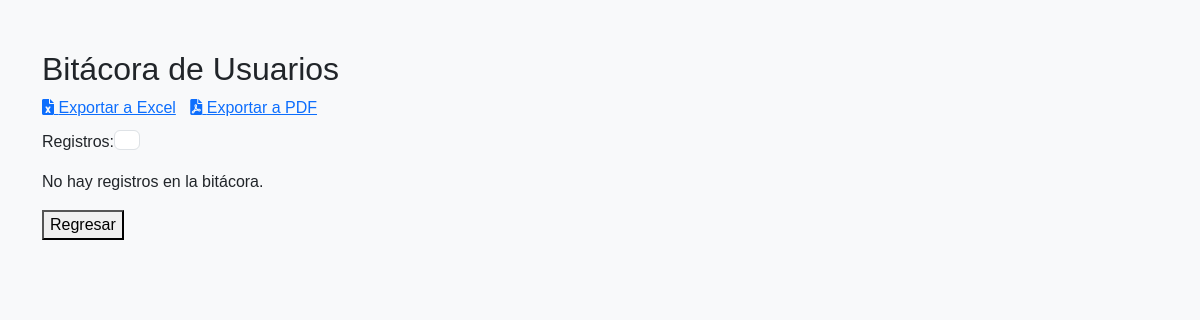
/bitacora.php (signed in), run on an earlier commit of the app's database.
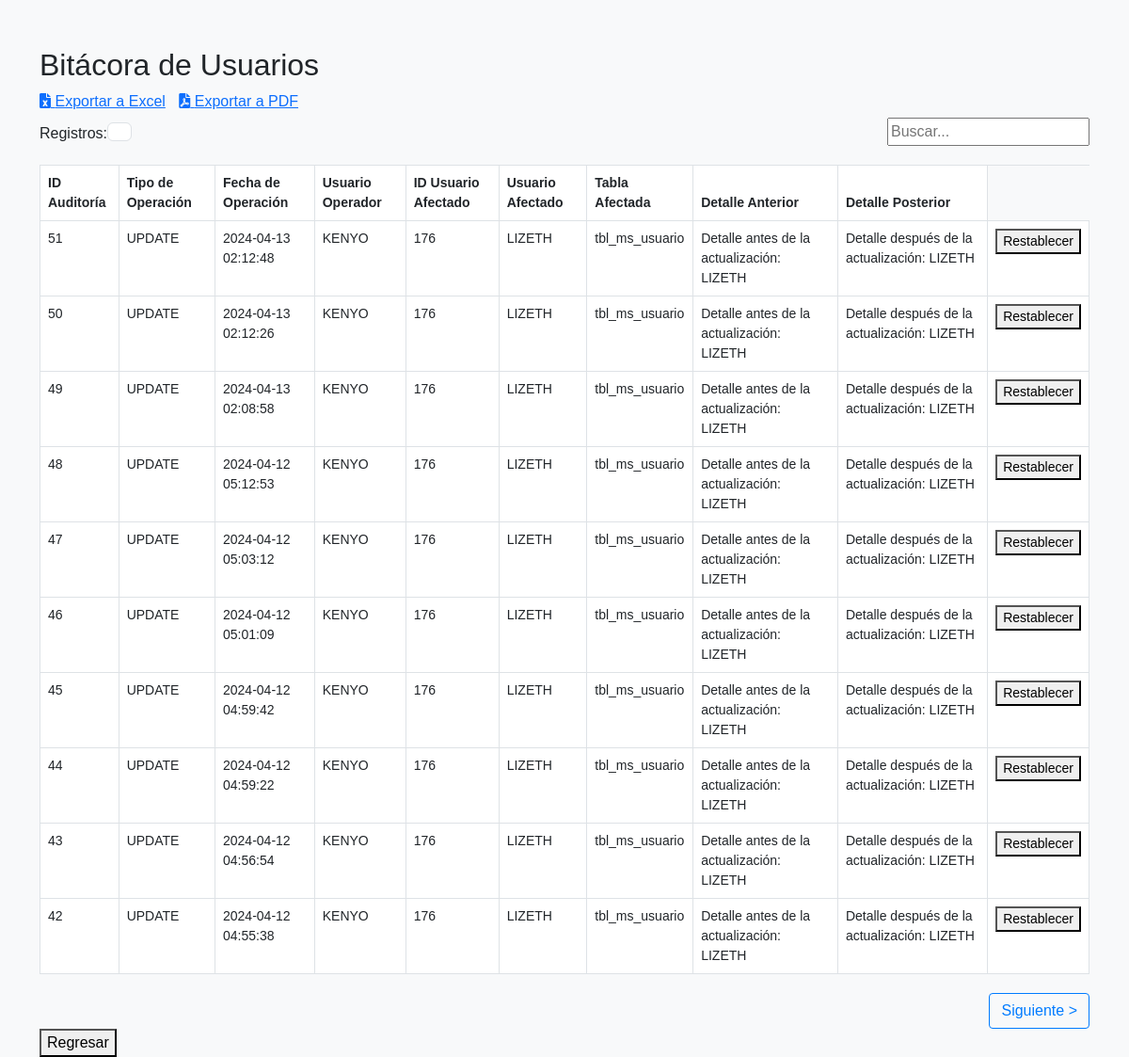
And on a later commit of the database.
### tables this page shows
CREATE TABLE `auditoria_tbl_ms_usuario` (
  `id_auditoria` int(11) NOT NULL AUTO_INCREMENT,
  `tipo_operacion` varchar(20) DEFAULT NULL,
  `fecha_operacion` timestamp NULL DEFAULT current_timestamp(),
  `id_usuario_operacion` int(11) DEFAULT NULL,
  `nombre_usuario_afectado` varchar(100) NOT NULL,
  `nombre_usuario_operacion` varchar(100) DEFAULT NULL,
  `tabla_afectada` varchar(100) NOT NULL,
  `id_usuario_afectado` int(11) DEFAULT NULL,
  `detalle_anterior` text DEFAULT NULL,
  `detalle_posterior` text DEFAULT NULL,
  PRIMARY KEY (`id_auditoria`)
);

### bitacora.php (the view, shortened to what this page needs)
<?php
require_once('conexion/conexion.php');
if(isset($_SESSION['nombre_usuario']) && !empty($_SESSION['nombre_usuario'])) {
    $nombre_usuario_php = $_SESSION['nombre_usuario'];
    $resultsPerPage = isset($_GET['resultsPerPage']) ? $_GET['resultsPerPage'] : 10;
    $page = isset($_GET['page']) ? $_GET['page'] : 1;
    $startIndex = ($page - 1) * $resultsPerPage;
    $sqlBitacora = "SELECT *, (SELECT nombre_usuario FROM tbl_ms_usuario WHERE id_usuario = auditoria_tbl_ms_usuario.id_usuario_operacion) AS nombre_usuario_operacion FROM auditoria_tbl_ms_usuario ORDER BY fecha_operacion DESC LIMIT $startIndex, $resultsPerPage";
    $resultBitacora = $conn->query($sqlBitacora);
    $sqlTotalRecords = "SELECT COUNT(*) as total FROM auditoria_tbl_ms_usuario";
    $resultTotalRecords = $conn->query($sqlTotalRecords);
    $rowTotalRecords = $resultTotalRecords->fetch_assoc();
    $totalRecords = $rowTotalRecords['total'];
    $totalPages = ceil($totalRecords / $resultsPerPage);
} else {
    header("Location: login.php");
    exit();
}
?>
<!DOCTYPE html>
<html lang="es">
<head>
    <link rel="stylesheet" href="https://cdn.jsdelivr.net/npm/bootstrap@5.3.0/dist/css/bootstrap.min.css">
    <link rel="stylesheet" href="https://cdnjs.cloudflare.com/ajax/libs/font-awesome/6.0.0-beta3/css/all.min.css">
</head>
<body>
<div class="container">
    <h2>Bitácora de Usuarios</h2>
    <div class="export-icons">
        <a href="export_excel.php"><i class="fas fa-file-excel"></i> Exportar a Excel</a>
        <a href="export_pdf.php"><i class="fas fa-file-pdf"></i> Exportar a PDF</a>
    </div>
    <div class="select-container">
        <label for="resultsPerPage">Registros:</label>
        <select class="form-control" id="resultsPerPage" name="resultsPerPage" onchange="changeResultsPerPage()">
            <option value="10" <?php if($resultsPerPage == 10) echo "selected"; ?>>10</option>
        </select>
    </div>
    <?php if ($resultBitacora->num_rows > 0): ?>
        <div class="search-container">
            <input type="text" id="searchInput" onkeyup="filterTable()" placeholder="Buscar...">
        </div>
        <table class="table table-bordered" id="userLogTable">
            <thead>
                <tr>
                    <th>ID Auditoría</th>
                    <th>Tipo de Operación</th>
                    <th>Fecha de Operación</th>
                    <th>Usuario Operador</th>
                    <th>ID Usuario Afectado</th>
                    <th>Usuario Afectado</th>
                    <th>Tabla Afectada</th>
                    <th>Detalle Anterior</th>
                    <th>Detalle Posterior</th>
                </tr>
            </thead>
            <tbody>
                <?php while ($row = $resultBitacora->fetch_assoc()): ?>
                    <tr>
                        <td><?php echo $row['id_auditoria']; ?></td>
                        <td><?php echo $row['tipo_operacion']; ?></td>
                        <td><?php echo $row['fecha_operacion']; ?></td>
                        <td><?php echo $nombre_usuario_php; ?></td>
                        <td><?php echo $row['id_usuario_afectado']; ?></td>
                        <td><?php echo $row['nombre_usuario_afectado']; ?></td>
                        <td><?php echo $row['tabla_afectada']; ?></td>
                        <td><?php echo $row['detalle_anterior']; ?></td>
                        <td><?php echo $row['detalle_posterior']; ?></td>
                        <td>
                        <button onclick="resetChanges(<?php echo $row['id_auditoria']; ?>)">Restablecer</button>
                        </td>
                    </tr>
                <?php endwhile; ?>
            </tbody>
        </table>
        <div class="pagination-container">
            <?php if ($page < $totalPages): ?>
                <a href="?page=<?php echo ($page + 1); ?>&resultsPerPage=<?php echo $resultsPerPage; ?>">Siguiente &gt;</a>
            <?php endif; ?>
        </div>
    <?php else: ?>
        <p>No hay registros en la bitácora.</p>
    <?php endif; ?>
    <button onclick="goBack()">Regresar</button>
</div>
</body>
</html>
</html>

What changed in the data, as far as the page shows it:
added auditoria_tbl_ms_usuario: id_auditoria "51", tipo_operacion "UPDATE", fecha_operacion "2024-04-13 02:12:48", nombre_usuario_php "KENYO", id_usuario_afectado "176", nombre_usuario_afectado "LIZETH", tabla_afectada "tbl_ms_usuario", detalle_anterior "Detalle antes de la actualización: LIZETH", detalle_posterior "Detalle después de la actualización: LIZETH"
added auditoria_tbl_ms_usuario: id_auditoria "50", tipo_operacion "UPDATE", fecha_operacion "2024-04-13 02:12:26", nombre_usuario_php "KENYO", id_usuario_afectado "176", nombre_usuario_afectado "LIZETH", tabla_afectada "tbl_ms_usuario", detalle_anterior "Detalle antes de la actualización: LIZETH", detalle_posterior "Detalle después de la actualización: LIZETH"
added auditoria_tbl_ms_usuario: id_auditoria "49", tipo_operacion "UPDATE", fecha_operacion "2024-04-13 02:08:58", nombre_usuario_php "KENYO", id_usuario_afectado "176", nombre_usuario_afectado "LIZETH", tabla_afectada "tbl_ms_usuario", detalle_anterior "Detalle antes de la actualización: LIZETH", detalle_posterior "Detalle después de la actualización: LIZETH"
added auditoria_tbl_ms_usuario: id_auditoria "48", tipo_operacion "UPDATE", fecha_operacion "2024-04-12 05:12:53", nombre_usuario_php "KENYO", id_usuario_afectado "176", nombre_usuario_afectado "LIZETH", tabla_afectada "tbl_ms_usuario", detalle_anterior "Detalle antes de la actualización: LIZETH", detalle_posterior "Detalle después de la actualización: LIZETH"
added auditoria_tbl_ms_usuario: id_auditoria "47", tipo_operacion "UPDATE", fecha_operacion "2024-04-12 05:03:12", nombre_usuario_php "KENYO", id_usuario_afectado "176", nombre_usuario_afectado "LIZETH", tabla_afectada "tbl_ms_usuario", detalle_anterior "Detalle antes de la actualización: LIZETH", detalle_posterior "Detalle después de la actualización: LIZETH"
added auditoria_tbl_ms_usuario: id_auditoria "46", tipo_operacion "UPDATE", fecha_operacion "2024-04-12 05:01:09", nombre_usuario_php "KENYO", id_usuario_afectado "176", nombre_usuario_afectado "LIZETH", tabla_afectada "tbl_ms_usuario", detalle_anterior "Detalle antes de la actualización: LIZETH", detalle_posterior "Detalle después de la actualización: LIZETH"
added auditoria_tbl_ms_usuario: id_auditoria "45", tipo_operacion "UPDATE", fecha_operacion "2024-04-12 04:59:42", nombre_usuario_php "KENYO", id_usuario_afectado "176", nombre_usuario_afectado "LIZETH", tabla_afectada "tbl_ms_usuario", detalle_anterior "Detalle antes de la actualización: LIZETH", detalle_posterior "Detalle después de la actualización: LIZETH"
added auditoria_tbl_ms_usuario: id_auditoria "44", tipo_operacion "UPDATE", fecha_operacion "2024-04-12 04:59:22", nombre_usuario_php "KENYO", id_usuario_afectado "176", nombre_usuario_afectado "LIZETH", tabla_afectada "tbl_ms_usuario", detalle_anterior "Detalle antes de la actualización: LIZETH", detalle_posterior "Detalle después de la actualización: LIZETH"
added auditoria_tbl_ms_usuario: id_auditoria "43", tipo_operacion "UPDATE", fecha_operacion "2024-04-12 04:56:54", nombre_usuario_php "KENYO", id_usuario_afectado "176", nombre_usuario_afectado "LIZETH", tabla_afectada "tbl_ms_usuario", detalle_anterior "Detalle antes de la actualización: LIZETH", detalle_posterior "Detalle después de la actualización: LIZETH"
added auditoria_tbl_ms_usuario: id_auditoria "42", tipo_operacion "UPDATE", fecha_operacion "2024-04-12 04:55:38", nombre_usuario_php "KENYO", id_usuario_afectado "176", nombre_usuario_afectado "LIZETH", tabla_afectada "tbl_ms_usuario", detalle_anterior "Detalle antes de la actualización: LIZETH", detalle_posterior "Detalle después de la actualización: LIZETH"
Also different on the page:
text no longer shown: "No hay registros en la bitácora."
text now shown: "ID Auditoría Tipo de Operación Fecha de Operación Usuario Operador ID Usuario Afectado Usuario Afectado Tabla Afectada Detalle Anterior Detalle Posterior Siguiente >"
